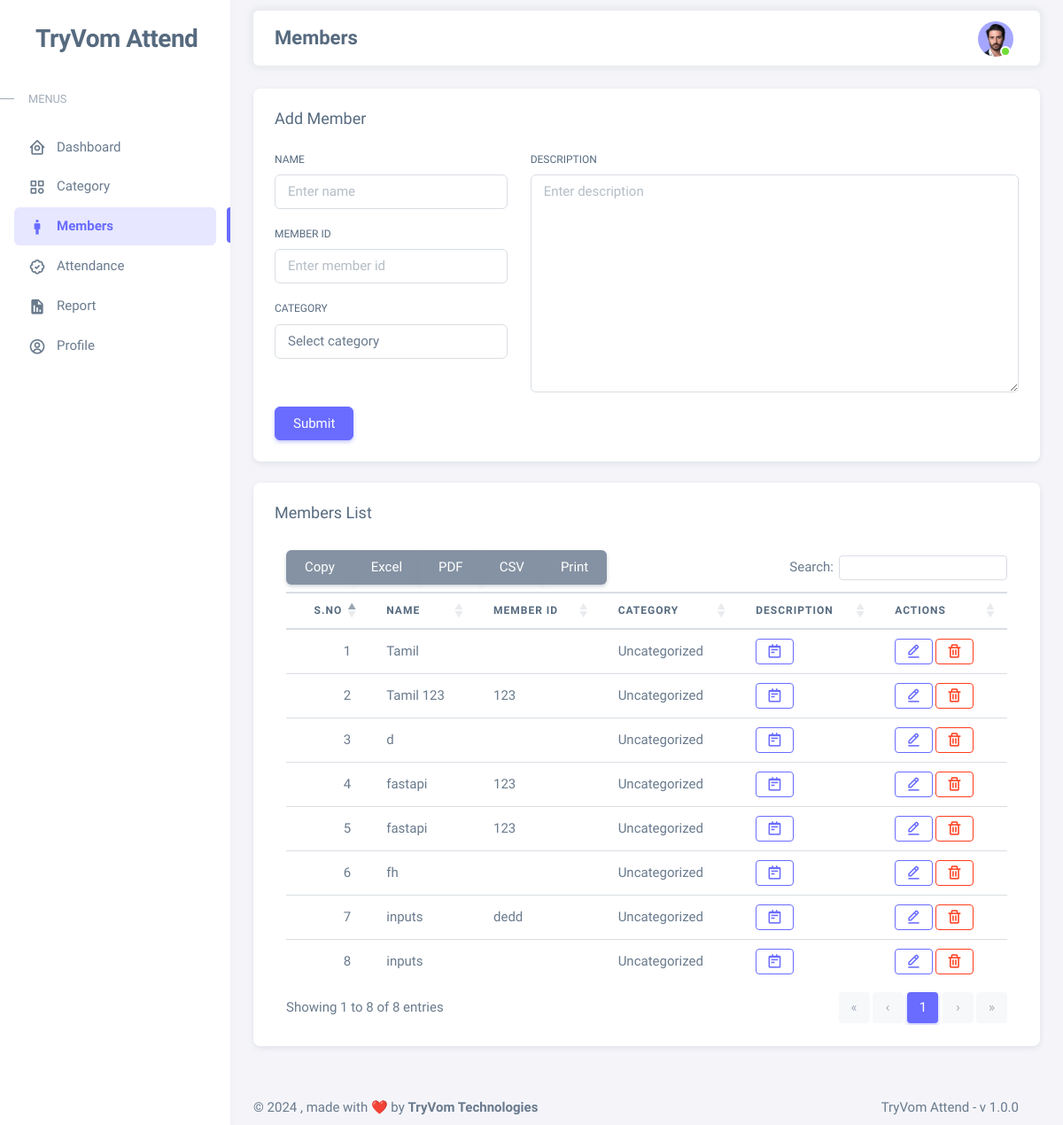
The page /members/ (signed in) on the database as committed earlier.
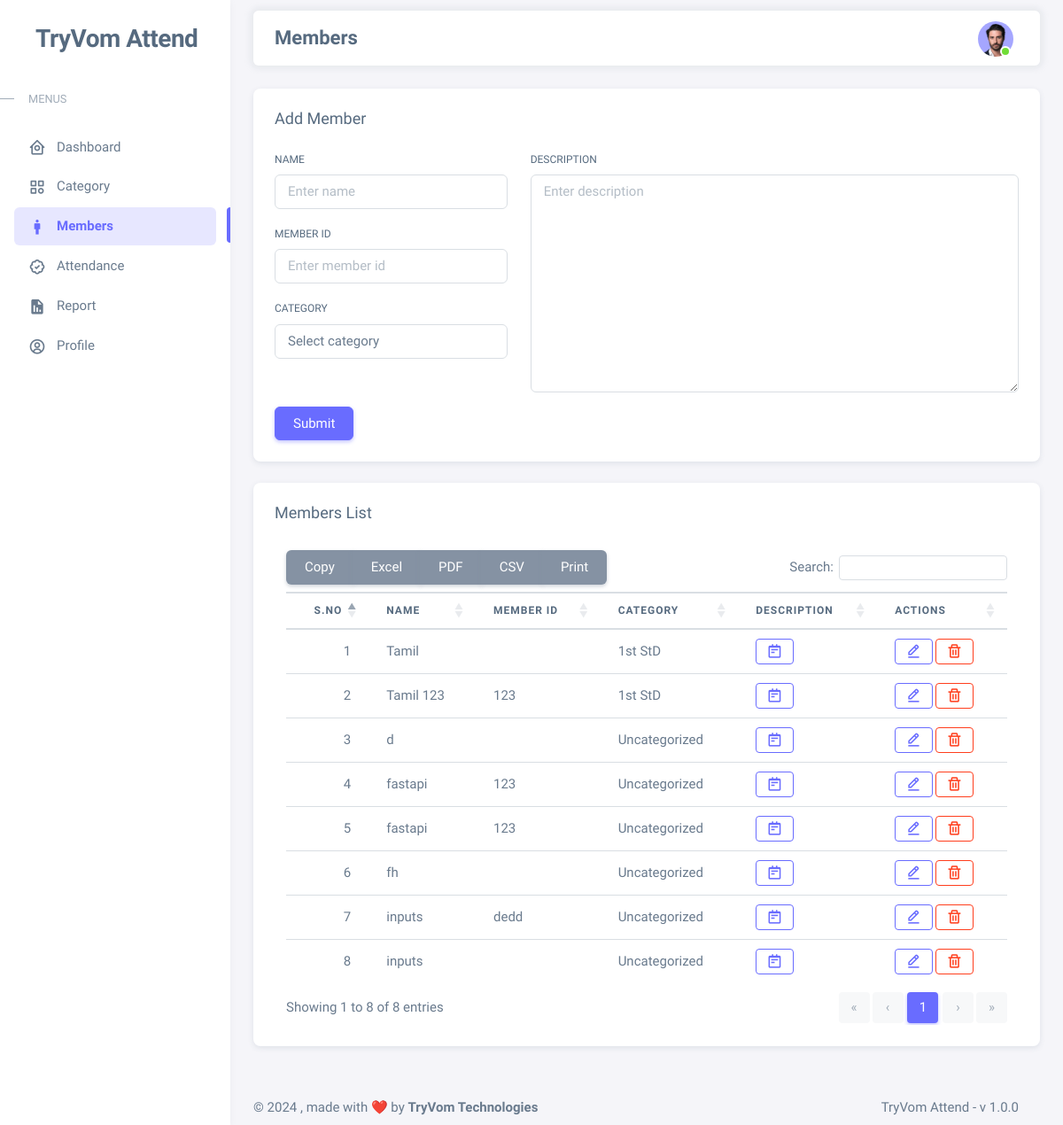
The same page on the database as committed later.
### app/models/category_models.py (models this page shows)
class Category(models.Model):
    category = models.CharField(max_length=100)
    created_at = models.DateTimeField(auto_now_add=True)
    updated_at = models.DateTimeField(auto_now=True)
    def __str__(self):
        return self.category

### app/models/member_models.py (models this page shows, shortened)
class Member(models.Model):
    name = models.CharField(max_length=100)
    member_id = models.CharField(max_length=100)
    description = models.TextField()
    category = models.ForeignKey(
        Category, on_delete=models.SET_NULL, null=True,)
    created_at = models.DateTimeField(auto_now_add=True)
    updated_at = models.DateTimeField(auto_now=True)

### app/views/member_views.py (the view)
# urls.py: path('', member_views.members, name='members'),
def members(request):
    form = Member_add_form()
    members = Member.objects.all().order_by('name')
    data = {
        'menus': menus,
        'form': form,
        'members': members
    }
    return render(request, 'members/members.html', data)

### app/forms/member_form.py
class Member_add_form(forms.Form):
    name = forms.CharField(
        max_length=150,
        widget=forms.TextInput(
            attrs={
                'class': 'form-control',
                'placeholder': 'Enter name'
            }
        )
    )
    member_id = forms.CharField(
        max_length=150,
        required=False,
        widget=forms.TextInput(
            attrs={
                'class': 'form-control',
                'placeholder': 'Enter member id'
            }
        )
    )
    category = forms.ModelChoiceField(
        queryset=Category.objects.all(),
        required=False,
        empty_label='Select category',
        widget=forms.Select(
            attrs={
                'class': 'form-control',
                'placeholder': 'Select category'
            }
        )
    )
    description = forms.CharField(
        required=False,
        widget=forms.Textarea(
            attrs={
                'class': 'form-control',
                'placeholder': 'Enter description',
                'id': 'ckeditor'
            }
        )
    )

### app/templates/members/members.html (shortened to what the changed rows need)
{% extends 'layouts/app.html' %}
{% load static %}
{% block content%}
<div class="container-xxl flex-grow-1 container-p-y">
    <div class="row">
        <div class="col-md-12">
            <div class="card mb-4">
                <div class="card-body">
                    <form action="{% url 'members.add_member_submit' %}" method="POST">
                        <div class="row">
                            <div class="col-md-4">
                                <div class="mb-3">
                                    <label class="form-label">Category </label>
                                    {{ form.category }}
                                </div>
                            </div>
                        </div>
                    </form>
                </div>
            </div>
        </div>
        <div class="col-md-12">
            <div class="card mb-4">
                <div class="card-body table-border-style">
                    <div class="table-responsive text-nowrap">
                        <table class="table" id="example">
                            <thead>
                                <tr>
                                    <th>S.NO</th>
                                    <th>Name</th>
                                    <th>Member ID</th>
                                    <th>Category</th>
                                    <th>Description</th>
                                    <th>Actions</th>
                                </tr>
                            </thead>
                            <tbody class="table-border-bottom-0">
                                {% for member in members %}
                                <tr>
                                    <td>{{ forloop.counter }}</td>
                                    <td>{{member.name}}</td>
                                    <td>{{member.member_id}}</td>
                                    <td>{% if member.category is not None %}
                                        {{member.category}}
                                        {% else %}
                                        Uncategorized
                                        {% endif %}
                                    </td>
                                    <td>
                                        <a href="{%url 'members.view_member_description' member.id %}"
                                            class="btn btn-outline-primary btn-sm" title="Description"><i
                                                class="bx bx-notepad"></i></a>
                                    </td>
                                    <td>
                                        <a href="{%url 'members.edit_member' member.id %}"
                                            class="btn btn-outline-primary btn-sm" title="Edit"><i
                                                class="bx bx-edit-alt"></i></a>
                                        <button type="submit" form="edit_form{{ member.id }}"
                                            class="btn btn-outline-danger btn-sm" title="Delete"><i
                                                class="bx bx-trash"></i></button>
                                    </td>
                                </tr>
                                {% endfor %}
                            </tbody>
                        </table>
                    </div>
                </div>
            </div>
        </div>
    </div>
</div>
{% endblock %}

Rows that differ between the two databases and show on the page:
changed Member "Tamil": category (not shown) → "1st StD"; no longer shows "Uncategorized"
changed Member "Tamil 123": category (not shown) → "1st StD"; no longer shows "Uncategorized"
